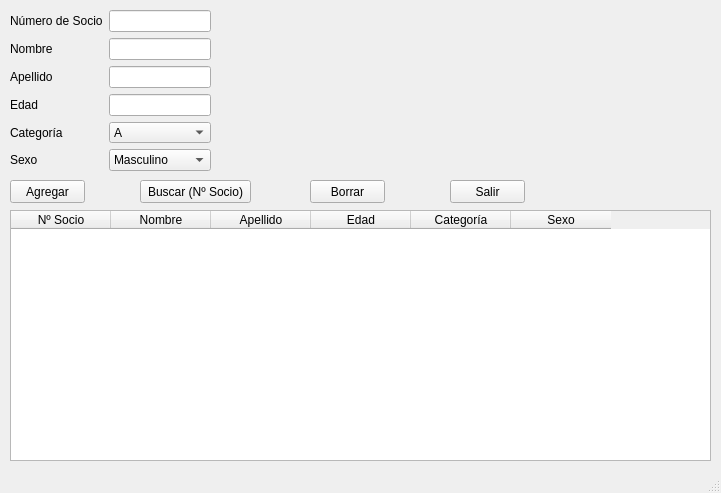
<?xml version="1.0" encoding="UTF-8"?>
<ui version="4.0">
 <class>MainWindow</class>
 <widget class="QMainWindow" name="MainWindow">
  <property name="geometry">
   <rect>
    <x>0</x>
    <y>0</y>
    <width>721</width>
    <height>493</height>
   </rect>
  </property>
  <property name="minimumSize">
   <size>
    <width>0</width>
    <height>0</height>
   </size>
  </property>
  <property name="windowTitle">
   <string>Club</string>
  </property>
  <widget class="QWidget" name="centralwidget">
   <widget class="QWidget" name="formLayoutWidget">
    <property name="geometry">
     <rect>
      <x>10</x>
      <y>10</y>
      <width>201</width>
      <height>161</height>
     </rect>
    </property>
    <layout class="QFormLayout" name="formLayout">
     <item row="0" column="1">
      <widget class="QLineEdit" name="c_nrosocio"/>
     </item>
     <item row="1" column="0">
      <widget class="QLabel" name="l_nombre">
       <property name="text">
        <string>Nombre</string>
       </property>
      </widget>
     </item>
     <item row="1" column="1">
      <widget class="QLineEdit" name="c_nombre"/>
     </item>
     <item row="2" column="0">
      <widget class="QLabel" name="l_apellido">
       <property name="text">
        <string>Apellido</string>
       </property>
      </widget>
     </item>
     <item row="2" column="1">
      <widget class="QLineEdit" name="c_apellido"/>
     </item>
     <item row="3" column="0">
      <widget class="QLabel" name="l_edad">
       <property name="text">
        <string>Edad</string>
       </property>
      </widget>
     </item>
     <item row="3" column="1">
      <widget class="QLineEdit" name="c_edad"/>
     </item>
     <item row="4" column="0">
      <widget class="QLabel" name="l_categoria">
       <property name="text">
        <string>Categoría</string>
       </property>
      </widget>
     </item>
     <item row="4" column="1">
      <widget class="QComboBox" name="c_categoria">
       <item>
        <property name="text">
         <string>A</string>
        </property>
       </item>
       <item>
        <property name="text">
         <string>B</string>
        </property>
       </item>
       <item>
        <property name="text">
         <string>C</string>
        </property>
       </item>
      </widget>
     </item>
     <item row="5" column="0">
      <widget class="QLabel" name="l_sexo">
       <property name="text">
        <string>Sexo</string>
       </property>
      </widget>
     </item>
     <item row="5" column="1">
      <widget class="QComboBox" name="c_sexo">
       <item>
        <property name="text">
         <string>Masculino</string>
        </property>
       </item>
       <item>
        <property name="text">
         <string>Femenino</string>
        </property>
       </item>
       <item>
        <property name="text">
         <string>Otro</string>
        </property>
       </item>
      </widget>
     </item>
     <item row="0" column="0">
      <widget class="QLabel" name="l_nrosocio">
       <property name="text">
        <string>Número de Socio</string>
       </property>
      </widget>
     </item>
    </layout>
   </widget>
   <widget class="QPushButton" name="bot_agregar">
    <property name="geometry">
     <rect>
      <x>10</x>
      <y>180</y>
      <width>75</width>
      <height>23</height>
     </rect>
    </property>
    <property name="text">
     <string>Agregar</string>
    </property>
   </widget>
   <widget class="QPushButton" name="bot_buscar">
    <property name="geometry">
     <rect>
      <x>140</x>
      <y>180</y>
      <width>111</width>
      <height>23</height>
     </rect>
    </property>
    <property name="text">
     <string>Buscar (Nº Socio)</string>
    </property>
   </widget>
   <widget class="QPushButton" name="bot_borrar">
    <property name="geometry">
     <rect>
      <x>310</x>
      <y>180</y>
      <width>75</width>
      <height>23</height>
     </rect>
    </property>
    <property name="text">
     <string>Borrar</string>
    </property>
   </widget>
   <widget class="QPushButton" name="bot_salir">
    <property name="geometry">
     <rect>
      <x>450</x>
      <y>180</y>
      <width>75</width>
      <height>23</height>
     </rect>
    </property>
    <property name="text">
     <string>Salir</string>
    </property>
   </widget>
   <widget class="QTableWidget" name="tabla">
    <property name="geometry">
     <rect>
      <x>10</x>
      <y>210</y>
      <width>701</width>
      <height>251</height>
     </rect>
    </property>
    <property name="contextMenuPolicy">
     <enum>Qt::ActionsContextMenu</enum>
    </property>
    <property name="editTriggers">
     <set>QAbstractItemView::NoEditTriggers</set>
    </property>
    <property name="sortingEnabled">
     <bool>true</bool>
    </property>
    <column>
     <property name="text">
      <string>Nº Socio</string>
     </property>
    </column>
    <column>
     <property name="text">
      <string>Nombre</string>
     </property>
    </column>
    <column>
     <property name="text">
      <string>Apellido</string>
     </property>
    </column>
    <column>
     <property name="text">
      <string>Edad</string>
     </property>
    </column>
    <column>
     <property name="text">
      <string>Categoría</string>
     </property>
    </column>
    <column>
     <property name="text">
      <string>Sexo</string>
     </property>
    </column>
   </widget>
  </widget>
  <widget class="QStatusBar" name="statusbar"/>
 </widget>
 <resources/>
 <connections/>
</ui>
